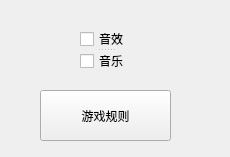
<?xml version="1.0" encoding="UTF-8"?>
<ui version="4.0">
 <class>all_settings</class>
 <widget class="QWidget" name="all_settings">
  <property name="geometry">
   <rect>
    <x>0</x>
    <y>0</y>
    <width>230</width>
    <height>157</height>
   </rect>
  </property>
  <property name="maximumSize">
   <size>
    <width>230</width>
    <height>157</height>
   </size>
  </property>
  <property name="windowTitle">
   <string>Form</string>
  </property>
  <widget class="QPushButton" name="pushButton">
   <property name="geometry">
    <rect>
     <x>40</x>
     <y>90</y>
     <width>131</width>
     <height>51</height>
    </rect>
   </property>
   <property name="text">
    <string>游戏规则</string>
   </property>
  </widget>
  <widget class="QSplitter" name="splitter">
   <property name="geometry">
    <rect>
     <x>80</x>
     <y>30</y>
     <width>51</width>
     <height>41</height>
    </rect>
   </property>
   <property name="orientation">
    <enum>Qt::Vertical</enum>
   </property>
   <widget class="QCheckBox" name="volume">
    <property name="text">
     <string>音效</string>
    </property>
   </widget>
   <widget class="QCheckBox" name="back">
    <property name="text">
     <string>音乐</string>
    </property>
   </widget>
  </widget>
 </widget>
 <resources/>
 <connections/>
</ui>
